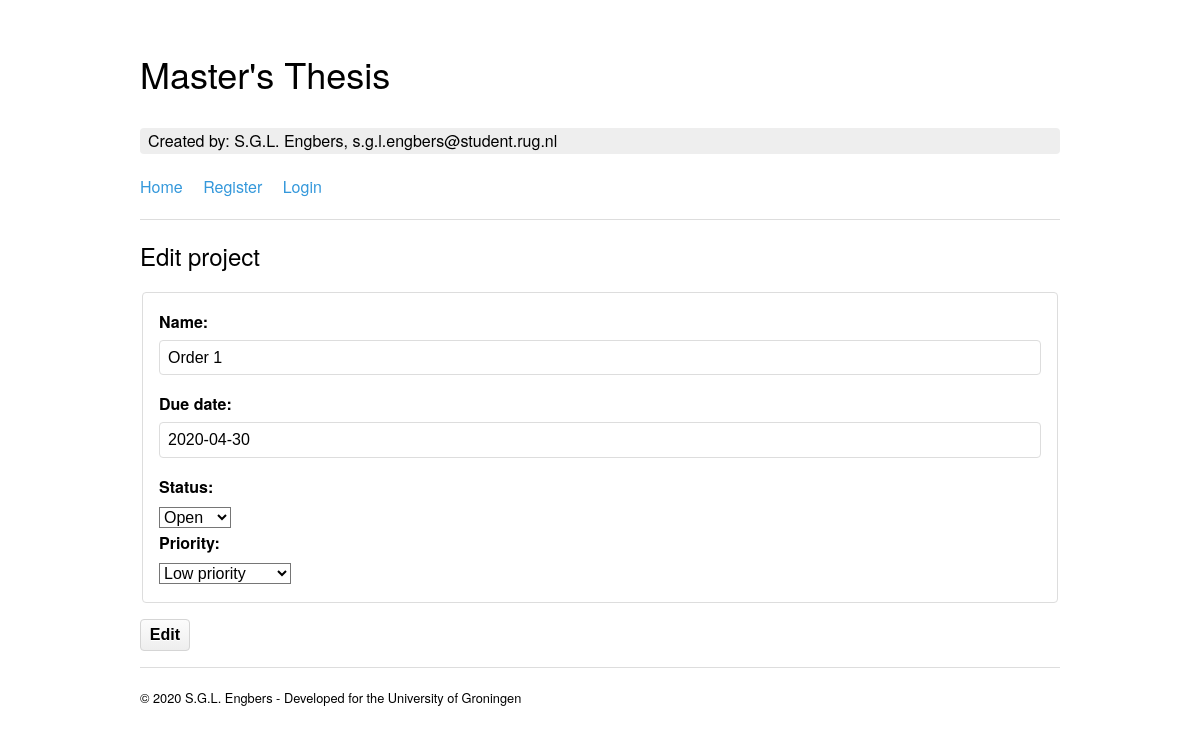
Page /projects/1/edit/ on the committed database.
### planning/models.py (models this page shows, shortened)
class Projects(models.Model):
	PRIORITY_CHOICES = [
		(0, 'No priority'),
		(1, 'Low priority'),
		(2, 'Medium priority'),
		(3, 'High priority')
	]
	CLOSED_CHOICES = [
		(0, 'Open'),
		(1, 'Closed')
	]
	name = models.CharField(max_length=50)
	creation_date = models.DateField()
	due_date = models.DateField()
	status = models.IntegerField(default=0, choices=CLOSED_CHOICES)
	priority = models.IntegerField(default=0, choices=PRIORITY_CHOICES)
	class Meta: verbose_name_plural = 'Projects'
	pass

### planning/views.py (the view)
# urls.py: path('projects/<int:pk>/edit/',views.ProjectsUpdateView.as_view(), name='projects_edit'),
class ProjectsUpdateView(SuccessMessageMixin, UpdateView):
    model = Projects
    fields = ('name', 'due_date', 'status', 'priority',)
    template_name = 'planning/projects/projects_edit.html'
    pk_url_kwarg = 'pk'
    success_url = reverse_lazy('projects')
    success_message = "Succesfully edited"

### planning/templates/planning/projects/projects_edit.html (shortened to what this page needs)
{% extends "planning/base.html" %}
{% block content %}
<h3>Edit project</h3>
<form method="POST">
	<fieldset class="form-group">
		{{ form }}
	</fieldset>
	<button type="submit">Edit</button>
</form>
{% endblock content %}

### planning/static/planning/main.css (style rules this page uses)
*,::after,::before { background-repeat:no-repeat;box-sizing:inherit }
::after,::before { text-decoration:inherit;vertical-align:inherit }
html { box-sizing:border-box;cursor:default;-ms-text-size-adjust:100%;-webkit-text-size-adjust:100% }
body { margin:0 }
button,input,optgroup,select,textarea { margin:0 }
button,input,select,textarea { background-color:transparent;color:inherit;font-size:inherit;line-height:inherit }
button,input { overflow:visible }
button,select { text-transform:none }
[type=reset],[type=submit],button,html [type=button] { -webkit-appearance:button }
[tabindex],a,area,button,input,label,select,summary,textarea { -ms-touch-action:manipulation;touch-action:manipulation }
html { font-size:62.5%;-webkit-font-kerning:normal;font-kerning:normal;font-synthesis:none;text-rendering:optimizeLegibility }
body { font-family:HelveticaNeue-Light,"Helvetica Neue Light","Helvetica Neue",Helvetica,Arial,"Lucida Grande",sans-serif;font-weight:300;line-height:1.6;font-size:16px;font-size:1.6rem }
h3 { font-weight:300;line-height:1;margin-top:1em;margin-bottom:1em;font-size:24px;font-size:2.4rem }
fieldset { min-width:0;margin-bottom:1em;padding:1em;border:1px solid #ddd;border-radius:4px }
label { font-weight:700;display:inline-block;display:block;max-width:100%;margin-bottom:5px }
input,textarea { width:100%;margin-bottom:1em;padding:.25em .5em;border:1px solid #ddd;border-radius:4px }
button { font-weight:700;line-height:1.4;display:inline-block;padding:.25em .55em;cursor:pointer;white-space:nowrap;text-decoration:none;color:inherit;border:1px solid #d5d5d5;border-radius:4px;background-color:#eee;background-image:linear-gradient(#fcfcfc,#eee);background-repeat:no-repeat;text-shadow:0 1px 0 #fff }

### rows in the picture
Projects: name "Order 1", due_date "2020-04-30", status "Open", priority "Low priority"
